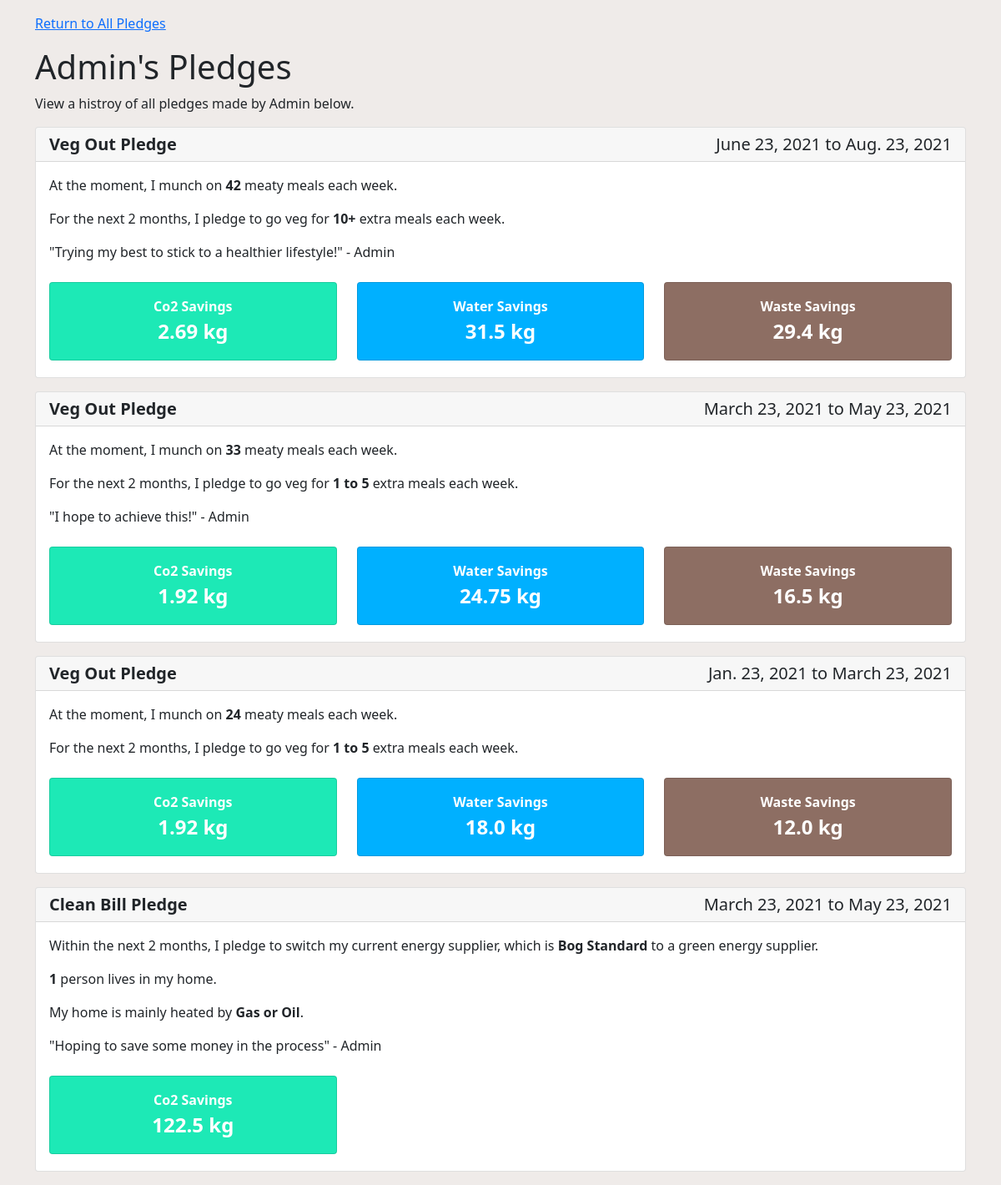
/1/, run on the app's committed database.
### accounts/models.py (models this page shows)
class CustomUser(AbstractUser):
    pass
    def __str__(self):
        return self.username

### pledges/models.py (models this page shows, shortened)
class VegOut(Pledgeable):
    class VegMealCount(float, models.Choices):
        ONE_TO_FIVE = 2.5, _('1 to 5')
        SIX_TO_TEN = 3, _('6 to 10')
        TEN_PLUS = 3.5, _('10+')
    user = models.ForeignKey(
        User,
        on_delete=models.CASCADE,
        verbose_name=_('user'),
    )
    current_meals = models.PositiveIntegerField(
        _('current meals'),
        validators=[MaxValueValidator(limit_value=42)],
        help_text=_(
            """
            The amount of meaty meals you currently have each week.
            """
        ),
    )
    veggie_meals = models.FloatField(
        _('veggie meals'),
        choices=VegMealCount.choices,
        default=VegMealCount.ONE_TO_FIVE,
        help_text=_(
            """
            The amount of meals you wish to go veggie for.
            """
        ),
    )
    version = models.FloatField(_('calculation version'), default=1.0)
    objects = VegOutQuerySet.as_manager()
    class Meta:
        ordering = ('-pledge_start',)
        verbose_name = _('veg out pledge')
        verbose_name_plural = _('veg out pledges')
    @property
    def co2_savings(self):
        if self.veggie_meals:
            if self.version == 1.0:
                result = round(0.0884 * self.veggie_meals * 8.7, 2)
            else:
                result = 0
            return result
    @property
    def water_savings(self):
        if self.current_meals:
            if self.version == 1.0:
                result = round(0.75 * self.current_meals, 2)
        else:
            result = 0
        return result
    @property
    def waste_savings(self):
        if self.current_meals and self.veggie_meals:
            if self.version == 1.0:
                result = round(0.2 * self.current_meals * self.veggie_meals, 2)
        else:
            result = 0
        return result

class CleanBill(Pledgeable):
    class EnergySupplier(float, models.Choices):
        BOG_STANDARD = 0.5, _('Bog Standard')
        GREEN_ENERGY = 0, _('Great Green Tariff')
    class HeatingSource(float, models.Choices):
        GAS_OR_OIL = 5, _('Gas or Oil')
        ELECTRICITY = 3, _('Electicity')
    user = models.ForeignKey(
        User,
        on_delete=models.CASCADE,
        verbose_name=_('user'),
    )
    number_of_people = models.PositiveIntegerField(
        _('number of people'),
        validators=[MaxValueValidator(limit_value=12)],
        help_text=_(
            """
            The number of people currently living in your house.
            """
        ),
    )
    energy_supplier = models.FloatField(
        _('energy supplier'),
        choices=EnergySupplier.choices,
        help_text=_(
            """
            Your current energy supplier.
            """
        ),
    )
    heating_source = models.FloatField(
        _('heating source'),
        choices=HeatingSource.choices,
        help_text=_(
            """
            Your current heating source.
            """
        ),
    )
    version = models.FloatField(_('calculation version'), default=1.0)
    objects = CleanBillQuerySet.as_manager()
    class Meta:
        ordering = ('-pledge_start',)
        verbose_name = _('clean bill pledge')
        verbose_name_plural = _('clean bill pledges')
    @property
    def co2_savings(self):
        if self.number_of_people and self.energy_supplier and self.heating_source:
            if self.version == 1.0:
                result = round(49 * self.energy_supplier * self.number_of_people * self.heating_source, 2)
        else:
            result = 0
        return result

### pledges/views.py (the view)
# urls.py: path('<int:pk>/', views.UserPledgeListView.as_view(), name='user_pledge_list'),
class UserPledgeListView(TemplateView):
    template_name = 'pledges/user_pledge_list.html'
    def get_context_data(self, **kwargs):
        context = super().get_context_data()
        context['pledge_user'] = user_ = get_object_or_404(User, pk=self.kwargs.get('pk'))
        context['veg_out_list'] = VegOut.objects.filter(user=user_).summary()
        context['clean_bill_list'] = CleanBill.objects.filter(user=user_).summary()
        return context

### pledges/behaviours.py (called while the page is built)
    @property
    def pledge_end(self):
        result = self.pledge_start + relativedelta(months=2)
        return result

### pledges/managers.py (called while the page is built)
    def summary(self):
        return self.select_related('user').annotate(
            qs_co2_savings=0.0884 * F('veggie_meals') * 8.7,
            qs_water_savings=ExpressionWrapper(0.75 * F('current_meals'), output_field=models.FloatField()),
            qs_waste_savings=ExpressionWrapper(
                0.2 * F('current_meals') * F('veggie_meals'), output_field=models.FloatField()
            ),
        )

    def summary(self):
        return self.select_related('user').annotate(
            qs_co2_savings=ExpressionWrapper(
                49 * F('energy_supplier') * F('number_of_people') * F('heating_source'),
                output_field=models.FloatField(),
            ),
        )

### templates/pledges/user_pledge_list.html (shortened to what this page needs)
{% extends 'base.html' %}
{% block content %}
<p class="mt-3"><a href="{% url 'pledges:pledge_list' %}">Return to All Pledges</a></p>
<h1>{{ pledge_user.username|title }}'s Pledges</h1>
<p>View a histroy of all pledges made by {{ pledge_user.username|title }} below.</p>
{% if veg_out_list %}
{% for pledge in veg_out_list %}
<div class="card mb-3">
    <h5 class="card-header" style="display: flex; justify-content: space-between;">
        <strong>Veg Out Pledge</strong>
        <span>{{ pledge.pledge_start }} to {{ pledge.pledge_end }}</span>
    </h5>
    <div class="card-body">
        <p>At the moment, I munch on <strong>{{ pledge.current_meals }}</strong> meaty meals each week.</p>
        <p>For the next 2 months, I pledge to go veg for <strong>{{ pledge.get_veggie_meals_display }}</strong> extra
            meals each week.</p>
        {% if pledge.comments %}
        <p>"{{ pledge.comments }}" - {{ pledge_user|title }}</p>
        {% endif %}
        <div class="row mt-4">
            <div class="col-md-4 text-center mb-1">
                <div style="background: #1de9b6; color: #fff;" class="card">
                    <div class="card-body">
                        <strong>Co2 Savings<br>
                            <span style="font-size: 1.5rem;">{{ pledge.co2_savings }} kg</span>
                        </strong>
                    </div>
                </div>
            </div>
            <div class="col-md-4 text-center mb-1">
                <div style="background: #00b0ff; color: #fff;" class="card">
                    <div class="card-body">
                        <strong>Water Savings<br>
                            <span style="font-size: 1.5rem;">{{ pledge.water_savings }} kg</span>
                        </strong>
                    </div>
                </div>
            </div>
            <div class="col-md-4 text-center mb-1">
                <div style="background: #8d6e63; color: #fff;" class="card">
                    <div class="card-body">
                        <strong>Waste Savings<br>
                            <span style="font-size: 1.5rem;">{{ pledge.waste_savings }} kg</span>
                        </strong>
                    </div>
                </div>
            </div>
        </div>
    </div>
</div>
{% endfor %}
{% endif %}
{% if clean_bill_list %}
{% for pledge in clean_bill_list %}
<div class="card mb-3">
    <h5 class="card-header" style="display: flex; justify-content: space-between;">
        <strong>Clean Bill Pledge</strong>
        <span>{{ pledge.pledge_start }} to {{ pledge.pledge_end }}</span>
    </h5>
    <div class="card-body">
        <p>Within the next 2 months, I pledge to switch my current energy supplier, which is
            <strong>{{ pledge.get_energy_supplier_display }}</strong> to a green energy supplier.
        <p><strong>{{ pledge.number_of_people }}</strong>
            {% if pledge.number_of_people == 1 %}person lives in my home.</p>
        <p>My home is mainly heated by <strong>{{ pledge.get_heating_source_display }}</strong>.</p>
        {% else %}
        people live in our home. </p>
        <p>Our home is mainly heated by <strong>{{ pledge.get_heating_source_display }}</strong>.</p>
        {% endif %}
        {% if pledge.comments %}
        <p>"{{ pledge.comments }}" - {{ pledge_user|title }}</p>
        {% endif %}
        <div class="row mt-4">
            <div class="col-md-4 text-center mb-1">
                <div style="background: #1de9b6; color: #fff;" class="card">
                    <div class="card-body">
                        <strong>Co2 Savings<br>
                            <span style="font-size: 1.5rem;">{{ pledge.co2_savings }} kg</span>
                        </strong>
                    </div>
                </div>
            </div>
            <div class="col-md-4 text-center mb-1"></div>
            <div class="col-md-4 text-center mb-1"></div>
        </div>
    </div>
</div>
{% endfor %}
{% endif %}
{% endblock content %}

### templates/pledges/user_pledge_list.html (style rules this page uses)
body { background: #efebe9; }

### data on the page
CustomUser: username "Admin"
VegOut: pledge_start "June 23, 2021", pledge_end "Aug. 23, 2021", current_meals "42", veggie_meals "10+", comments "Trying my best to stick to a healthier lifestyle!", co2_savings "2.69", water_savings "31.5", waste_savings "29.4"
VegOut: pledge_start "March 23, 2021", pledge_end "May 23, 2021", current_meals "33", veggie_meals "1 to 5", comments "I hope to achieve this!", co2_savings "1.92", water_savings "24.75", waste_savings "16.5"
VegOut: pledge_start "Jan. 23, 2021", pledge_end "March 23, 2021", current_meals "24", veggie_meals "1 to 5", co2_savings "1.92", water_savings "18.0", waste_savings "12.0"
CleanBill: pledge_start "March 23, 2021", pledge_end "May 23, 2021", energy_supplier "Bog Standard", number_of_people "1", heating_source "Gas or Oil", comments "Hoping to save some money in the process", co2_savings "122.5"
